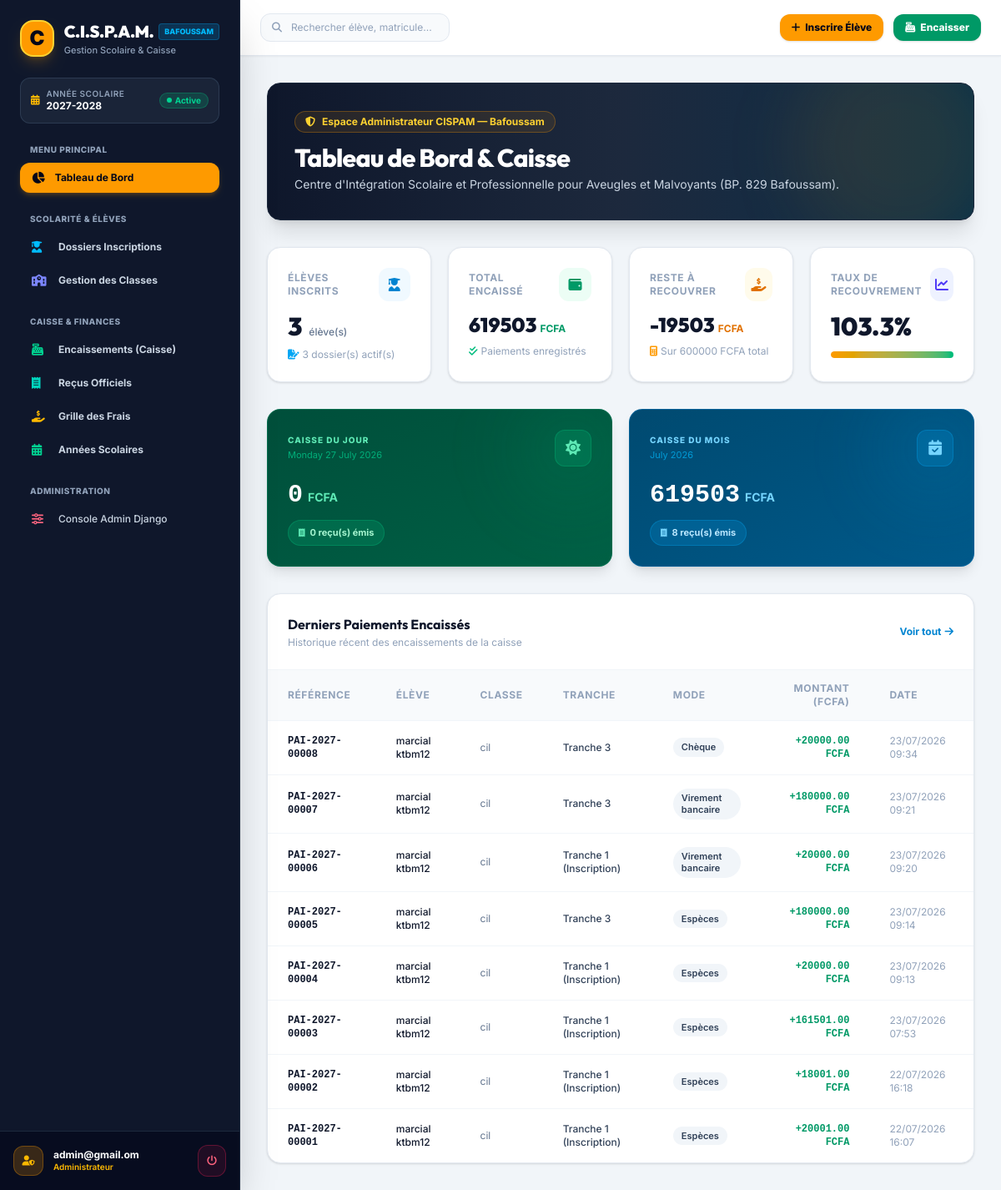
/ (signed in), run on an earlier commit of the app's database.
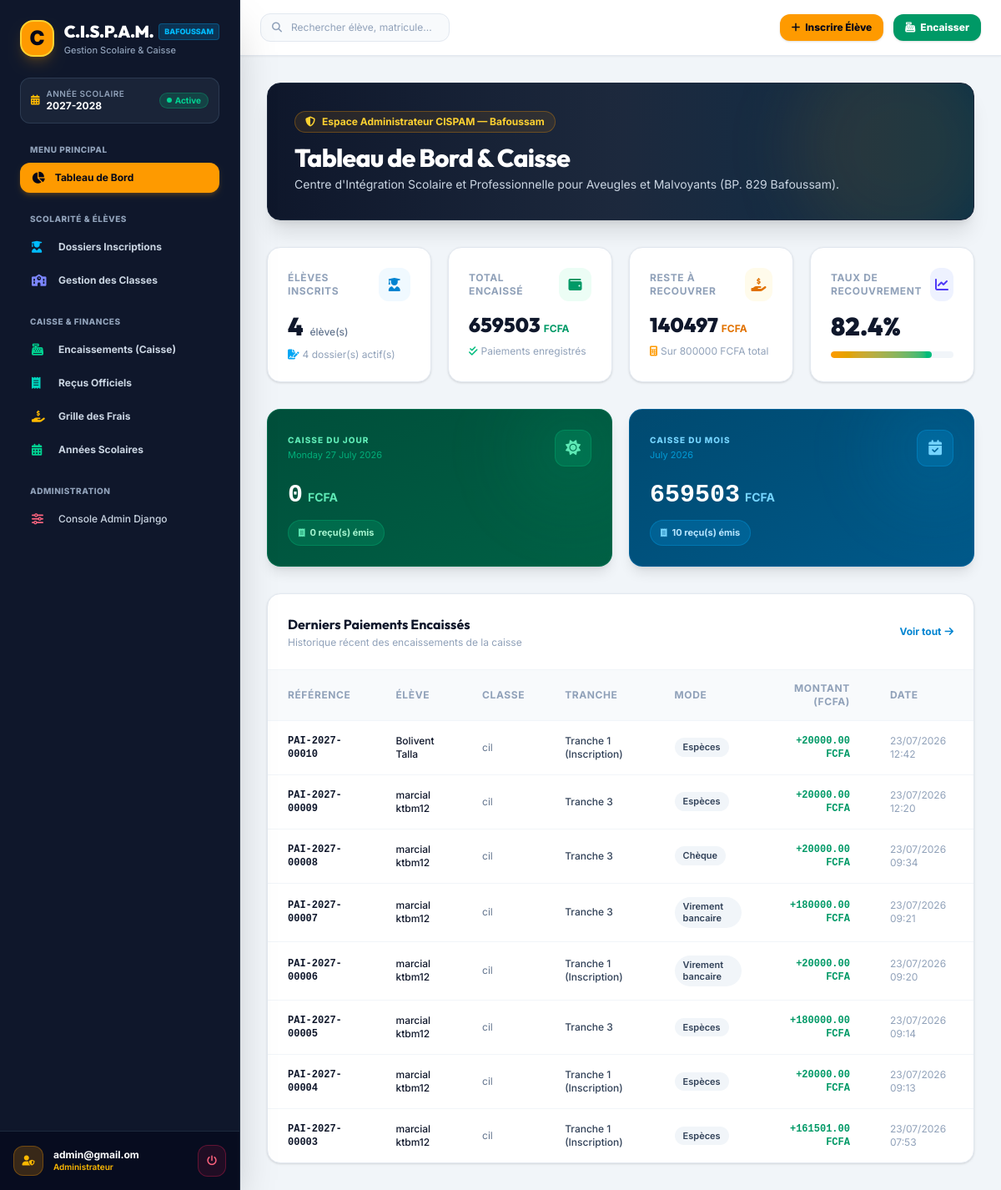
And on a later commit of the database.
### cispam/users/models.py (models this page shows, shortened)
class AutoSlugMixin:
    slug_source_field = 'name'

class OngBaseModel(models.Model):
    id = models.UUIDField(
        default=uuid.uuid4,
        primary_key=True,
        editable=False,
        unique=True,
        help_text=_("Identifiant UUID unique."),
    )
    created = models.DateTimeField(
        auto_now_add=True,
        db_index=True,
        help_text=_("Date de création."),
    )
    modified = models.DateTimeField(
        auto_now=True,
        help_text=_("Date de dernière modification."),
    )
    is_active = models.BooleanField(
        default=True,
        help_text=_("Indique si l'objet est actif."),
    )
    is_deleted = models.BooleanField(
        default=False,
        db_index=True,
        help_text=_("Suppression logique (soft delete)."),
    )
    metadata = models.JSONField(
        default=dict,
        blank=True,
        help_text=_("Métadonnées additionnelles au format JSON."),
    )
    objects = OngManager()
    all_objects = models.Manager()
    class Meta:
        abstract = True
        ordering = ['-created']

class Paiement(AutoSlugMixin, OngBaseModel):
    slug_source_field = 'reference'
    inscription = models.ForeignKey(
        Inscription,
        on_delete=models.PROTECT,
        related_name='paiements',
        help_text=_("Inscription concernée par le paiement."),
    )
    montant = models.DecimalField(
        max_digits=12,
        decimal_places=2,
        help_text=_("Montant versé."),
    )
    date_paiement = models.DateTimeField(
        auto_now_add=True,
        help_text=_("Date et heure du paiement."),
    )
    mode_paiement = models.CharField(
        max_length=20,
        choices=ModePaiementEnum.choices,
        default=ModePaiementEnum.ESPECES,
        help_text=_("Mode de paiement utilisé."),
    )
    reference_transaction = models.CharField(
        max_length=100,
        blank=True,
        help_text=_("Référence externe : n° chèque, référence virement, ID mobile money..."),
    )
    tranche = models.CharField(
        max_length=20,
        choices=TrancheEnum.choices,
        default=TrancheEnum.TRANCHE_1,
        help_text=_("Tranche concernée par ce paiement."),
    )
    operateur = models.CharField(
        max_length=100,
        blank=True,
        help_text=_("Nom de l'utilisateur qui a encaissé le paiement."),
    )
    remarques = models.TextField(
        blank=True,
        help_text=_("Remarques sur le paiement."),
    )
    reference = models.CharField(
        max_length=30,
        unique=True,
        db_index=True,
        blank=True,
        help_text=_("Référence unique du paiement, ex: PAI-2025-00001."),
    )
    slug = models.SlugField(
        max_length=255,
        unique=True,
        blank=True,
        help_text=_("Slug unique du paiement."),
    )
    class Meta:
        verbose_name = _("Paiement")
        verbose_name_plural = _("Paiements")
        ordering = ['-date_paiement']

class Inscription(AutoSlugMixin, OngBaseModel):
    slug_source_field = 'reference'
    eleve = models.ForeignKey(
        Eleve,
        on_delete=models.PROTECT,
        related_name='inscriptions',
        help_text=_("Élève inscrit."),
    )
    classe = models.ForeignKey(
        Classe,
        on_delete=models.PROTECT,
        related_name='inscriptions',
        help_text=_("Classe d'inscription."),
    )
    annee_scolaire = models.ForeignKey(
        AnneeScolaire,
        on_delete=models.PROTECT,
        related_name='inscriptions',
        help_text=_("Année scolaire de l'inscription."),
    )
    date_inscription = models.DateField(
        auto_now_add=True,
        help_text=_("Date de l'inscription."),
    )
    type_inscription = models.CharField(
        max_length=20,
        choices=TypeInscriptionEnum.choices,
        default=TypeInscriptionEnum.NOUVELLE,
        help_text=_("Type d'inscription."),
    )
    statut = models.CharField(
        max_length=20,
        choices=StatutInscriptionEnum.choices,
        default=StatutInscriptionEnum.EN_COURS,
        help_text=_("Statut actuel de l'inscription."),
    )
    frais_total = models.DecimalField(
        max_digits=12,
        decimal_places=2,
        default=0,
        help_text=_("Montant total des frais de scolarité fixé à l'inscription."),
    )
    remarques = models.TextField(
        blank=True,
        help_text=_("Remarques ou notes sur l'inscription."),
    )
    reference = models.CharField(
        max_length=30,
        unique=True,
        db_index=True,
        blank=True,
        help_text=_("Référence unique de l'inscription, ex: INS-2025-00001."),
    )
    slug = models.SlugField(
        max_length=255,
        unique=True,
        blank=True,
        help_text=_("Slug unique de l'inscription."),
    )
    class Meta:
        verbose_name = _("Inscription")
        verbose_name_plural = _("Inscriptions")
        ordering = ['-date_inscription']
        unique_together = ['eleve', 'annee_scolaire']

class Eleve(AutoSlugMixin, OngBaseModel):
    slug_source_field = 'nom_complet'
    matricule = models.CharField(
        max_length=20,
        unique=True,
        db_index=True,
        help_text=_("Matricule unique de l'élève, ex: ECO-2025-00042."),
    )
    nom = models.CharField(
        max_length=100,
        help_text=_("Nom de famille de l'élève."),
    )
    prenom = models.CharField(
        max_length=100,
        help_text=_("Prénom(s) de l'élève."),
    )
    date_naissance = models.DateField(
        help_text=_("Date de naissance de l'élève."),
    )
    sexe = models.CharField(
        max_length=1,
        choices=SexeEnum.choices,
        help_text=_("Sexe de l'élève."),
    )
    lieu_naissance = models.CharField(
        max_length=100,
        blank=True,
        help_text=_("Lieu de naissance."),
    )
    nationalite = models.CharField(
        max_length=50,
        default="Ivoirienne",
        blank=True,
        help_text=_("Nationalité de l'élève."),
    )
    photo = models.ImageField(
        upload_to=eleve_photo_path,
        blank=True,
        null=True,
        help_text=_("Photo d'identité de l'élève."),
    )
    adresse = models.TextField(
        blank=True,
        help_text=_("Adresse de résidence de l'élève."),
    )
    date_premiere_inscription = models.DateField(
        auto_now_add=True,
        help_text=_("Date de la première inscription dans l'établissement."),
    )
    slug = models.SlugField(
        max_length=255,
        unique=True,
        blank=True,
        help_text=_("Slug unique de l'élève."),
    )
    class Meta:
        verbose_name = _("Élève")
        verbose_name_plural = _("Élèves")
        ordering = ['nom', 'prenom']
    @property
    def nom_complet(self):
        return f"{self.prenom} {self.nom}"

class Classe(AutoSlugMixin, OngBaseModel):
    slug_source_field = 'nom'
    nom = models.CharField(
        max_length=50,
        help_text=_("Nom de la classe, ex: Petite Section, CP, CM2."),
    )
    niveau = models.ForeignKey(
        Niveau,
        on_delete=models.PROTECT,
        related_name='classes',
        help_text=_("Niveau scolaire de la classe."),
    )
    capacite_max = models.PositiveSmallIntegerField(
        default=30,
        help_text=_("Capacité maximale d'élèves dans cette classe."),
    )
    description = models.TextField(
        blank=True,
        help_text=_("Description ou informations complémentaires."),
    )
    slug = models.SlugField(
        max_length=255,
        unique=True,
        blank=True,
        help_text=_("Slug unique de la classe."),
    )
    class Meta:
        verbose_name = _("Classe")
        verbose_name_plural = _("Classes")
        ordering = ['niveau__ordre', 'nom']
        unique_together = ['nom', 'niveau']

### cispam/users/views.py (the view)
class DashboardView(LoginRequiredMixin, TemplateView):
    template_name = "dashboard.html"
    def get_context_data(self, **kwargs):
        context = super().get_context_data(**kwargs)
        from django.db.models import Sum
        from django.utils import timezone
        from cispam.users.models import AnneeScolaire, Eleve, Inscription, Paiement, Recu
        try:
            annee = AnneeScolaire.objects.get(est_active=True)
        except AnneeScolaire.DoesNotExist:
            annee = None
        total_eleves = Eleve.objects.filter(is_deleted=False).count()
        total_inscriptions = Inscription.objects.filter(is_deleted=False).count()
        paiements = Paiement.objects.filter(is_deleted=False)
        total_paye = paiements.aggregate(total=Sum("montant"))["total"] or 0
        inscriptions = Inscription.objects.filter(is_deleted=False)
        total_frais = inscriptions.aggregate(total=Sum("frais_total"))["total"] or 0
        total_solde = total_frais - total_paye
        taux_recouvrement = round((total_paye / total_frais * 100), 1) if total_frais > 0 else 0
        now = timezone.localdate()
        paiements_jour = paiements.filter(date_paiement__date=now)
        paiements_mois = paiements.filter(
            date_paiement__year=now.year,
            date_paiement__month=now.month,
        )
        total_encaisse_jour = paiements_jour.aggregate(t=Sum("montant"))["t"] or 0
        total_encaisse_mois = paiements_mois.aggregate(t=Sum("montant"))["t"] or 0
        nb_recus_jour = Recu.objects.filter(created__date=now).count()
        nb_recus_mois = Recu.objects.filter(
            created__year=now.year,
            created__month=now.month,
        ).count()
        context.update({
            "annee_active": annee,
            "total_eleves": total_eleves,
            "total_inscriptions": total_inscriptions,
            "total_frais": total_frais,
            "total_paye": total_paye,
            "total_solde": total_solde,
            "taux_recouvrement": taux_recouvrement,
            "derniers_paiements": paiements.select_related("inscription__eleve", "inscription__classe").order_by("-date_paiement")[:8],
            "derniere_inscriptions": inscriptions.select_related("eleve", "classe")[:5],
            "total_encaisse_jour": total_encaisse_jour,
            "total_encaisse_mois": total_encaisse_mois,
            "nb_recus_jour": nb_recus_jour,
            "nb_recus_mois": nb_recus_mois,
            "date_aujourd_hui": now,
        })
        return context

### cispam/templates/dashboard.html (shortened to what the changed rows need)
{% extends "base.html" %}
{% load static i18n %}
{% block body %}
<div class="min-h-screen bg-slate-100 flex font-sans antialiased text-slate-800">
  {% include "includes/sidebar.html" %}
  <div class="flex-1 flex flex-col min-w-0 overflow-y-auto">
    <main class="p-6 sm:p-8 space-y-8 max-w-7xl w-full mx-auto">
      <div class="rounded-2xl bg-gradient-to-r from-slate-900 via-slate-800 to-sky-950 p-6 sm:p-8 text-white shadow-xl relative overflow-hidden border border-slate-800">
        <div class="relative z-10 flex flex-col md:flex-row md:items-center justify-between gap-6">
          <div>
            <h2 class="text-2xl sm:text-3xl font-extrabold font-display tracking-tight text-white">
              Tableau de Bord & Caisse
            </h2>
          </div>
        </div>
      </div>
      <div class="grid grid-cols-1 sm:grid-cols-2 lg:grid-cols-4 gap-5">
        <div class="bg-white rounded-2xl p-6 shadow-sm border border-slate-200 hover:shadow-md transition">
          <div class="flex items-baseline gap-2">
            <span class="text-3xl font-black text-slate-900 font-display">{{ total_eleves }}</span>
            <span class="text-xs text-slate-500 font-medium">élève(s)</span>
          </div>
          <p class="text-xs text-slate-400 mt-2 flex items-center gap-1">
            <i class="fas fa-file-signature text-sky-500"></i>
            <span>{{ total_inscriptions }} dossier(s) actif(s)</span>
          </p>
        </div>
        <div class="bg-white rounded-2xl p-6 shadow-sm border border-slate-200 hover:shadow-md transition">
          <div class="flex items-baseline gap-1">
            <span class="text-2xl font-black text-slate-900 font-display">{{ total_paye|default:"0" }}</span>
            <span class="text-xs font-bold text-emerald-600">FCFA</span>
          </div>
        </div>
        <div class="bg-white rounded-2xl p-6 shadow-sm border border-slate-200 hover:shadow-md transition">
          <div class="flex items-baseline gap-1">
            <span class="text-2xl font-black text-slate-900 font-display">{{ total_solde|default:"0" }}</span>
            <span class="text-xs font-bold text-amber-600">FCFA</span>
          </div>
          <p class="text-xs text-slate-400 mt-2 flex items-center gap-1">
            <i class="fas fa-calculator text-amber-500"></i>
            <span>Sur {{ total_frais|default:"0" }} FCFA total</span>
          </p>
        </div>
        <div class="bg-white rounded-2xl p-6 shadow-sm border border-slate-200 hover:shadow-md transition">
          <div class="flex items-baseline gap-1">
            <span class="text-3xl font-black text-slate-900 font-display">{{ taux_recouvrement }}%</span>
          </div>
          <div class="w-full bg-slate-100 rounded-full h-2 mt-3 overflow-hidden">
            <div class="bg-gradient-to-r from-amber-500 to-emerald-500 h-2 rounded-full transition-all duration-500" style="width: {{ taux_recouvrement }}%"></div>
          </div>
        </div>
      </div>
      <div class="grid grid-cols-1 sm:grid-cols-2 gap-5">
        <div class="relative bg-gradient-to-br from-sky-900 to-sky-800 rounded-2xl p-6 shadow-lg border border-sky-700/60 overflow-hidden">
          <div class="relative z-10">
            <div class="flex items-baseline gap-1.5 mb-3">
              <span class="text-3xl font-black text-white font-mono">{{ total_encaisse_mois|default:"0" }}</span>
              <span class="text-sm font-bold text-sky-300">FCFA</span>
            </div>
            <div class="flex items-center gap-3">
              <div class="flex items-center gap-1.5 px-3 py-1.5 rounded-full bg-sky-500/20 border border-sky-500/30">
                <i class="fas fa-receipt text-sky-300 text-[10px]"></i>
                <span class="text-[11px] font-bold text-sky-200">{{ nb_recus_mois }} reçu(s) émis</span>
              </div>
            </div>
          </div>
        </div>
      </div>
      <div class="bg-white rounded-2xl shadow-sm border border-slate-200 overflow-hidden">
        <div class="overflow-x-auto">
          <table class="w-full text-left text-xs">
            <thead class="bg-slate-50 border-b border-slate-100 text-slate-400 uppercase tracking-wider font-semibold">
              <tr>
                <th class="py-3.5 px-6">Référence</th>
                <th class="py-3.5 px-6">Élève</th>
                <th class="py-3.5 px-6">Classe</th>
                <th class="py-3.5 px-6">Tranche</th>
                <th class="py-3.5 px-6">Mode</th>
                <th class="py-3.5 px-6 text-right">Montant (FCFA)</th>
                <th class="py-3.5 px-6">Date</th>
              </tr>
            </thead>
            <tbody class="divide-y divide-slate-100 text-slate-700">
              {% for paiement in derniers_paiements %}
                <tr class="hover:bg-slate-50/80 transition">
                  <td class="py-4 px-6 font-mono font-bold text-slate-900">
                    {{ paiement.reference }}
                  </td>
                  <td class="py-4 px-6 font-medium text-slate-900">
                    {{ paiement.inscription.eleve.nom_complet }}
                  </td>
                  <td class="py-4 px-6 text-slate-500">
                    {{ paiement.inscription.classe.nom }}
                  </td>
                  <td class="py-4 px-6 font-medium">
                    {{ paiement.get_tranche_display }}
                  </td>
                  <td class="py-4 px-6">
                    <span class="inline-flex items-center px-2.5 py-1 rounded-full text-[11px] font-semibold bg-slate-100 text-slate-700">
                      {{ paiement.get_mode_paiement_display }}
                    </span>
                  </td>
                  <td class="py-4 px-6 text-right font-black text-emerald-600 font-mono">
                    +{{ paiement.montant }} FCFA
                  </td>
                  <td class="py-4 px-6 text-slate-400">
                    {{ paiement.date_paiement|date:"d/m/Y H:i" }}
                  </td>
                </tr>
              {% endfor %}
            </tbody>
          </table>
        </div>
      </div>
    </main>
  </div>
</div>
{% endblock body %}

What changed in the data, as far as the page shows it:
no longer on this page (row unchanged): Paiement: reference "PAI-2027-00002", inscription.eleve.nom_complet "marcial ktbm12", inscription.classe.nom "cil", tranche "Tranche 1 (Inscription)", mode_paiement "Espèces", montant "18001.00", date_paiement "22/07/2026 16:18"
no longer on this page (row unchanged): Paiement: reference "PAI-2027-00001", inscription.eleve.nom_complet "marcial ktbm12", inscription.classe.nom "cil", tranche "Tranche 1 (Inscription)", mode_paiement "Espèces", montant "20001.00", date_paiement "22/07/2026 16:07"
added Paiement: reference "PAI-2027-00010", inscription.eleve.nom_complet "Bolivent Talla", inscription.classe.nom "cil", tranche "Tranche 1 (Inscription)", mode_paiement "Espèces", montant "20000.00", date_paiement "23/07/2026 12:42"
added Paiement: reference "PAI-2027-00009", inscription.eleve.nom_complet "marcial ktbm12", inscription.classe.nom "cil", tranche "Tranche 3", mode_paiement "Espèces", montant "20000.00", date_paiement "23/07/2026 12:20"
Also different on the page:
{{ total_eleves }}: "3" → "4"
{{ total_inscriptions }}: "3" → "4"
{{ total_paye|default:"0" }}: "619503" → "659503"
{{ total_solde|default:"0" }}: "-19503" → "140497"
{{ total_frais|default:"0" }}: "600000" → "800000"
{{ taux_recouvrement }}: "103.3" → "82.4"
{{ taux_recouvrement }}: 103.3 → 82.4 (drawn)
{{ total_encaisse_mois|default:"0" }}: "619503" → "659503"
{{ nb_recus_mois }}: "8" → "10"
